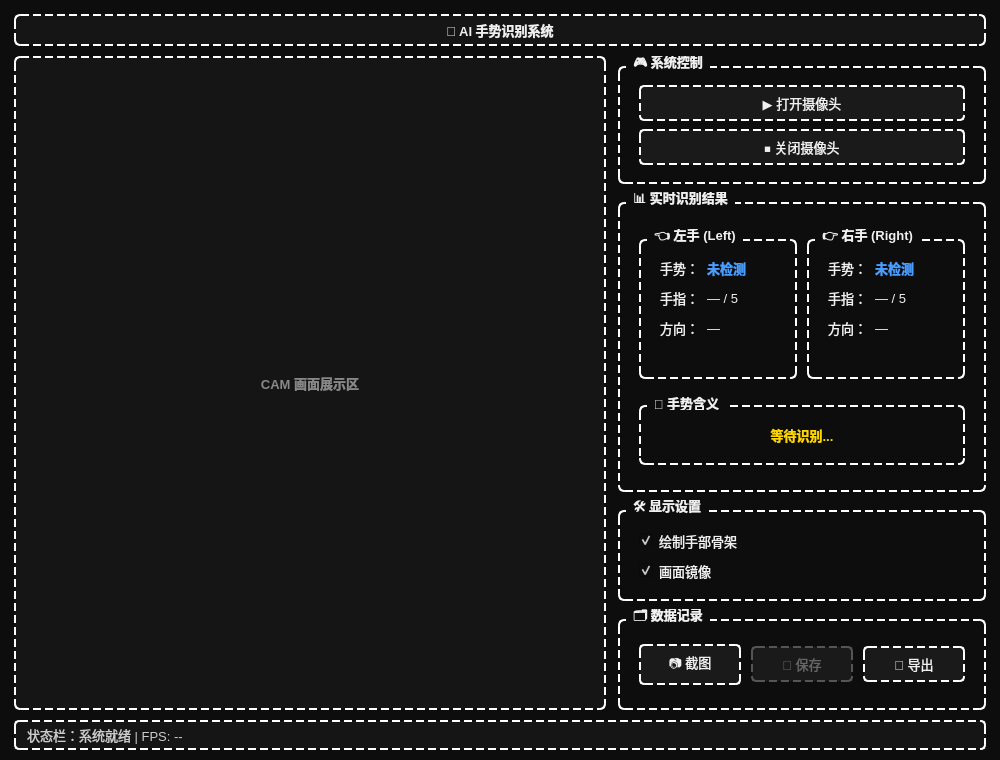
<?xml version="1.0" encoding="UTF-8"?>
<ui version="4.0">
 <class>Form</class>
 <widget class="QWidget" name="Form">
  <property name="geometry">
   <rect>
    <x>0</x>
    <y>0</y>
    <width>1000</width>
    <height>760</height>
   </rect>
  </property>
  <property name="minimumSize">
   <size>
    <width>860</width>
    <height>560</height>
   </size>
  </property>
  <property name="windowTitle">
   <string>AI 手势识别系统</string>
  </property>
  <property name="styleSheet">
   <string notr="true">
    QWidget {
      background-color: #0d0d0d;
      color: #f0f0f0;
      font-family: "Microsoft YaHei", "SimHei", sans-serif;
      font-size: 13px;
    }
    QGroupBox {
      border: 2px dashed #ffffff;
      border-radius: 6px;
      margin-top: 10px;
      padding-top: 8px;
      padding-bottom: 8px;
      padding-left: 10px;
      padding-right: 10px;
      font-weight: bold;
      color: #f0f0f0;
    }
    QGroupBox::title {
      subcontrol-origin: margin;
      subcontrol-position: top left;
      left: 8px;
      padding: 0 5px;
      color: #f0f0f0;
      background-color: #0d0d0d;
    }
    QPushButton {
      background-color: #1a1a1a;
      border: 2px dashed #ffffff;
      border-radius: 5px;
      padding: 6px 14px;
      color: #f0f0f0;
      min-width: 70px;
    }
    QPushButton:hover {
      background-color: #333333;
    }
    QPushButton:pressed {
      background-color: #444444;
    }
    QPushButton:disabled {
      color: #666666;
      border-color: #555555;
    }
    QCheckBox {
      color: #f0f0f0;
      spacing: 6px;
    }
    QCheckBox::indicator {
      width: 22px;
      height: 22px;
      border: 2px dashed #ffffff;
      border-radius: 3px;
      background-color: #1a1a1a;
      image: none;
    }
    QCheckBox::indicator:hover {
      border-color: #4a9eff;
    }
    QCheckBox::indicator:unchecked:hover {
      background-color: #252525;
    }
    QCheckBox::indicator:checked {
      background-color: #1a1a1a;
      border: 2px solid #4a9eff;
      image: url(check.png);
    }
    QLabel {
      color: #f0f0f0;
      font-family: &quot;Microsoft YaHei&quot;, &quot;SimHei&quot;, sans-serif;
    }
   </string>
  </property>
  <layout class="QVBoxLayout" name="mainLayout">
   <property name="spacing"><number>10</number></property>
   <property name="leftMargin"><number>14</number></property>
   <property name="topMargin"><number>14</number></property>
   <property name="rightMargin"><number>14</number></property>
   <property name="bottomMargin"><number>10</number></property>

   <!-- 标题 -->
   <item>
    <widget class="QLabel" name="titleLabel">
     <property name="maximumSize">
      <size><width>16777215</width><height>40</height></size>
     </property>
     <property name="font">
      <font><pointsize>18</pointsize><bold>true</bold></font>
     </property>
     <property name="styleSheet">
      <string notr="true">border: 2px dashed #ffffff; border-radius: 6px; padding: 4px; background-color: #151515;</string>
     </property>
     <property name="text">
      <string>👋 AI 手势识别系统</string>
     </property>
     <property name="alignment">
      <set>Qt::AlignmentFlag::AlignCenter</set>
     </property>
    </widget>
   </item>

   <!-- 主内容区：左侧画面 + 右侧面板 -->
   <item>
    <layout class="QHBoxLayout" name="contentLayout">
     <property name="spacing"><number>12</number></property>

     <!-- 左侧摄像头画面区（自适应填充） -->
     <item>
      <widget class="QFrame" name="camFrame">
       <property name="sizePolicy">
        <sizepolicy hsizetype="Expanding" vsizetype="Expanding">
         <horstretch>2</horstretch>
         <verstretch>0</verstretch>
        </sizepolicy>
       </property>
       <property name="styleSheet">
        <string notr="true">QFrame { border: 2px dashed #ffffff; border-radius: 6px; background-color: #151515; }</string>
       </property>
       <property name="frameShape">
        <enum>QFrame::Shape::StyledPanel</enum>
       </property>
       <layout class="QVBoxLayout" name="camLayout">
        <property name="leftMargin"><number>0</number></property>
        <property name="topMargin"><number>0</number></property>
        <property name="rightMargin"><number>0</number></property>
        <property name="bottomMargin"><number>0</number></property>
        <item>
         <widget class="QLabel" name="camLabel">
          <property name="font">
           <font><pointsize>16</pointsize><bold>true</bold></font>
          </property>
          <property name="styleSheet">
           <string notr="true">border: none; background-color: transparent; color: #888888;</string>
          </property>
          <property name="text">
           <string>CAM 画面展示区</string>
          </property>
          <property name="alignment">
           <set>Qt::AlignmentFlag::AlignCenter</set>
           </property>
         </widget>
        </item>
       </layout>
      </widget>
     </item>

     <!-- 右侧控制面板 -->
     <item>
      <layout class="QVBoxLayout" name="rightPanelLayout">
       <property name="spacing"><number>8</number></property>
       <property name="sizeConstraint">
        <enum>QLayout::SizeConstraint::SetMinimumSize</enum>
       </property>

       <!-- 系统控制 -->
       <item>
        <widget class="QGroupBox" name="controlGroup">
         <property name="title">
          <string>🎮 系统控制</string>
         </property>
         <layout class="QVBoxLayout" name="controlLayout">
          <property name="spacing"><number>8</number></property>
          <item>
           <widget class="QPushButton" name="openCamButton">
            <property name="text"><string>▶️ 打开摄像头</string></property>
           </widget>
          </item>
          <item>
           <widget class="QPushButton" name="closeCamButton">
            <property name="text"><string>⏹️ 关闭摄像头</string></property>
           </widget>
          </item>
         </layout>
        </widget>
       </item>

       <!-- 实时识别结果 -->
       <item>
        <widget class="QGroupBox" name="resultGroup">
         <property name="minimumSize">
          <size><width>0</width><height>300</height></size>
         </property>
         <property name="sizePolicy">
          <sizepolicy hsizetype="Preferred" vsizetype="Fixed">
           <horstretch>0</horstretch>
           <verstretch>0</verstretch>
          </sizepolicy>
         </property>
         <property name="title">
          <string>📊 实时识别结果</string>
         </property>
         <layout class="QVBoxLayout" name="resultLayout">
          <property name="spacing"><number>8</number></property>

          <!-- 左右手结果分栏 -->
          <item>
           <layout class="QHBoxLayout" name="handsColumnsLayout">
            <property name="spacing"><number>10</number></property>

            <!-- 左手结果 -->
            <item>
             <widget class="QGroupBox" name="leftHandGroup">
              <property name="minimumSize">
               <size><width>0</width><height>150</height></size>
              </property>
              <property name="sizePolicy">
               <sizepolicy hsizetype="Preferred" vsizetype="Fixed">
                <horstretch>0</horstretch>
                <verstretch>0</verstretch>
               </sizepolicy>
              </property>
              <property name="title">
               <string>👈 左手 (Left)</string>
              </property>
              <layout class="QFormLayout" name="leftHandFormLayout">
               <property name="horizontalSpacing"><number>8</number></property>
               <property name="verticalSpacing"><number>10</number></property>
               <item row="0" column="0">
                <widget class="QLabel" name="leftGestureLabelTitle">
                 <property name="text"><string>手势：</string></property>
                </widget>
               </item>
               <item row="0" column="1">
                <widget class="QLabel" name="leftGestureLabelValue">
                 <property name="styleSheet">
                  <string notr="true">color: #4a9eff; font-weight: bold; font-family: &quot;Microsoft YaHei&quot;, &quot;SimHei&quot;, sans-serif;</string>
                 </property>
                 <property name="text"><string>未检测</string></property>
                </widget>
               </item>
               <item row="1" column="0">
                <widget class="QLabel" name="leftFingerLabelTitle">
                 <property name="text"><string>手指：</string></property>
                </widget>
               </item>
               <item row="1" column="1">
                <widget class="QLabel" name="leftFingerLabelValue">
                 <property name="text"><string>— / 5</string></property>
                </widget>
               </item>
               <item row="2" column="0">
                <widget class="QLabel" name="leftDirectionLabelTitle">
                 <property name="text"><string>方向：</string></property>
                </widget>
               </item>
               <item row="2" column="1">
                <widget class="QLabel" name="leftDirectionLabelValue">
                 <property name="text"><string>—</string></property>
                </widget>
               </item>
              </layout>
             </widget>
            </item>

            <!-- 右手结果 -->
            <item>
             <widget class="QGroupBox" name="rightHandGroup">
              <property name="minimumSize">
               <size><width>0</width><height>150</height></size>
              </property>
              <property name="sizePolicy">
               <sizepolicy hsizetype="Preferred" vsizetype="Fixed">
                <horstretch>0</horstretch>
                <verstretch>0</verstretch>
               </sizepolicy>
              </property>
              <property name="title">
               <string>👉 右手 (Right)</string>
              </property>
              <layout class="QFormLayout" name="rightHandFormLayout">
               <property name="horizontalSpacing"><number>8</number></property>
               <property name="verticalSpacing"><number>10</number></property>
               <item row="0" column="0">
                <widget class="QLabel" name="rightGestureLabelTitle">
                 <property name="text"><string>手势：</string></property>
                </widget>
               </item>
               <item row="0" column="1">
                <widget class="QLabel" name="rightGestureLabelValue">
                 <property name="styleSheet">
                  <string notr="true">color: #4a9eff; font-weight: bold; font-family: &quot;Microsoft YaHei&quot;, &quot;SimHei&quot;, sans-serif;</string>
                 </property>
                 <property name="text"><string>未检测</string></property>
                </widget>
               </item>
               <item row="1" column="0">
                <widget class="QLabel" name="rightFingerLabelTitle">
                 <property name="text"><string>手指：</string></property>
                </widget>
               </item>
               <item row="1" column="1">
                <widget class="QLabel" name="rightFingerLabelValue">
                 <property name="text"><string>— / 5</string></property>
                </widget>
               </item>
               <item row="2" column="0">
                <widget class="QLabel" name="rightDirectionLabelTitle">
                 <property name="text"><string>方向：</string></property>
                </widget>
               </item>
               <item row="2" column="1">
                <widget class="QLabel" name="rightDirectionLabelValue">
                 <property name="text"><string>—</string></property>
                </widget>
               </item>
              </layout>
             </widget>
            </item>
           </layout>
          </item>

          <!-- 手势含义 -->
          <item>
           <widget class="QGroupBox" name="meaningGroup">
            <property name="minimumSize">
             <size><width>0</width><height>70</height></size>
            </property>
            <property name="sizePolicy">
             <sizepolicy hsizetype="Preferred" vsizetype="Fixed">
              <horstretch>0</horstretch>
              <verstretch>0</verstretch>
             </sizepolicy>
            </property>
            <property name="title">
             <string>💡 手势含义</string>
            </property>
            <layout class="QVBoxLayout" name="meaningLayout">
             <property name="spacing"><number>6</number></property>
             <item>
              <widget class="QLabel" name="meaningLabelValue">
               <property name="styleSheet">
                <string notr="true">color: #ffd700; font-weight: bold; font-family: &quot;Microsoft YaHei&quot;, &quot;SimHei&quot;, sans-serif;</string>
               </property>
               <property name="text">
                <string>等待识别...</string>
               </property>
               <property name="alignment">
                <set>Qt::AlignmentFlag::AlignCenter</set>
               </property>
               <property name="wordWrap">
                <bool>true</bool>
               </property>
              </widget>
             </item>
            </layout>
           </widget>
          </item>
         </layout>
        </widget>
       </item>

       <!-- 显示设置 -->
       <item>
        <widget class="QGroupBox" name="displayGroup">
         <property name="title">
          <string>🛠️ 显示设置</string>
         </property>
         <layout class="QVBoxLayout" name="displayLayout">
          <property name="spacing"><number>8</number></property>
          <item>
           <widget class="QCheckBox" name="drawSkeletonCheck">
            <property name="text"><string>绘制手部骨架</string></property>
            <property name="checked"><bool>true</bool></property>
           </widget>
          </item>
          <item>
           <widget class="QCheckBox" name="mirrorCheck">
            <property name="text"><string>画面镜像</string></property>
            <property name="checked"><bool>true</bool></property>
           </widget>
          </item>
         </layout>
        </widget>
       </item>

       <!-- 数据记录 -->
       <item>
        <widget class="QGroupBox" name="recordGroup">
         <property name="title">
          <string>🗂️ 数据记录</string>
         </property>
         <layout class="QHBoxLayout" name="recordLayout">
          <property name="spacing"><number>10</number></property>
          <item>
           <widget class="QPushButton" name="screenshotButton">
            <property name="text"><string>📷 截图</string></property>
           </widget>
          </item>
          <item>
           <widget class="QPushButton" name="saveButton">
            <property name="enabled"><bool>false</bool></property>
            <property name="text"><string>💾 保存</string></property>
           </widget>
          </item>
          <item>
           <widget class="QPushButton" name="exportButton">
            <property name="text"><string>📁 导出</string></property>
           </widget>
          </item>
         </layout>
        </widget>
       </item>

      </layout>
     </item>
    </layout>
   </item>

   <!-- 底部状态栏 -->
   <item>
    <widget class="QLabel" name="statusBar">
     <property name="maximumSize">
      <size><width>16777215</width><height>30</height></size>
     </property>
     <property name="font">
      <font><pointsize>11</pointsize></font>
     </property>
     <property name="styleSheet">
      <string notr="true">border: 2px dashed #ffffff; border-radius: 5px; padding: 3px 8px; background-color: #151515; color: #cccccc;</string>
     </property>
     <property name="text">
      <string>状态栏：系统就绪 | FPS: --</string>
     </property>
     <property name="alignment">
      <set>Qt::AlignmentFlag::AlignLeading|Qt::AlignmentFlag::AlignLeft|Qt::AlignmentFlag::AlignVCenter</set>
     </property>
    </widget>
   </item>
  </layout>
 </widget>
 <resources/>
 <connections/>
</ui>
